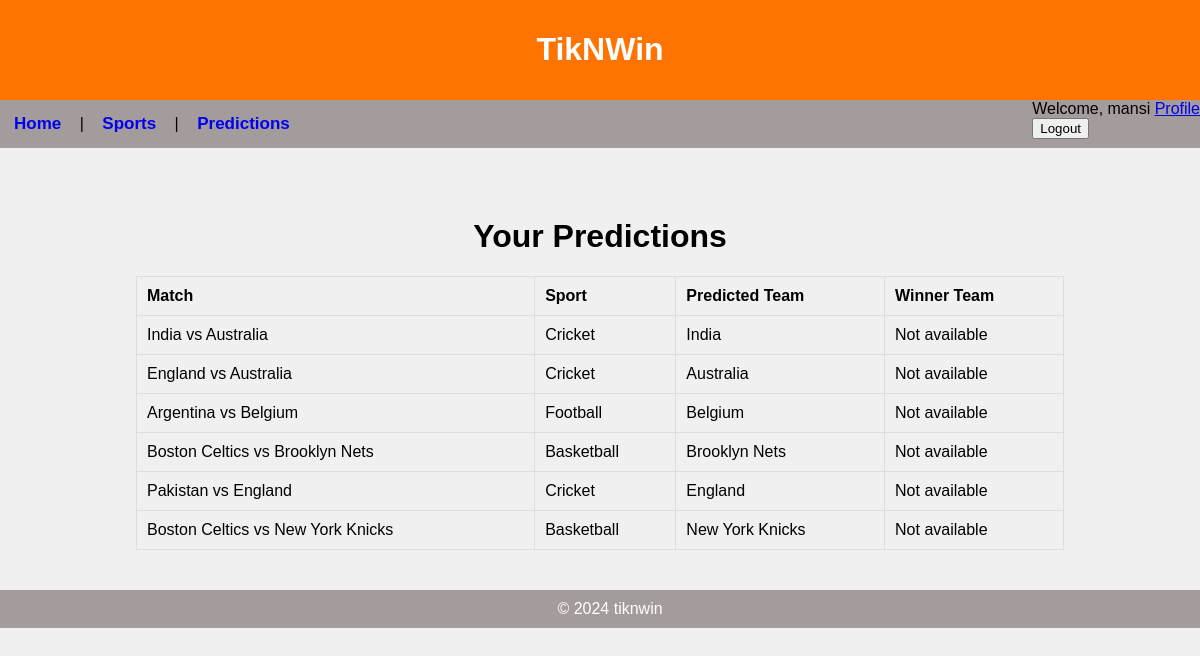
Page /predictions/ (signed in) on the earlier database version.
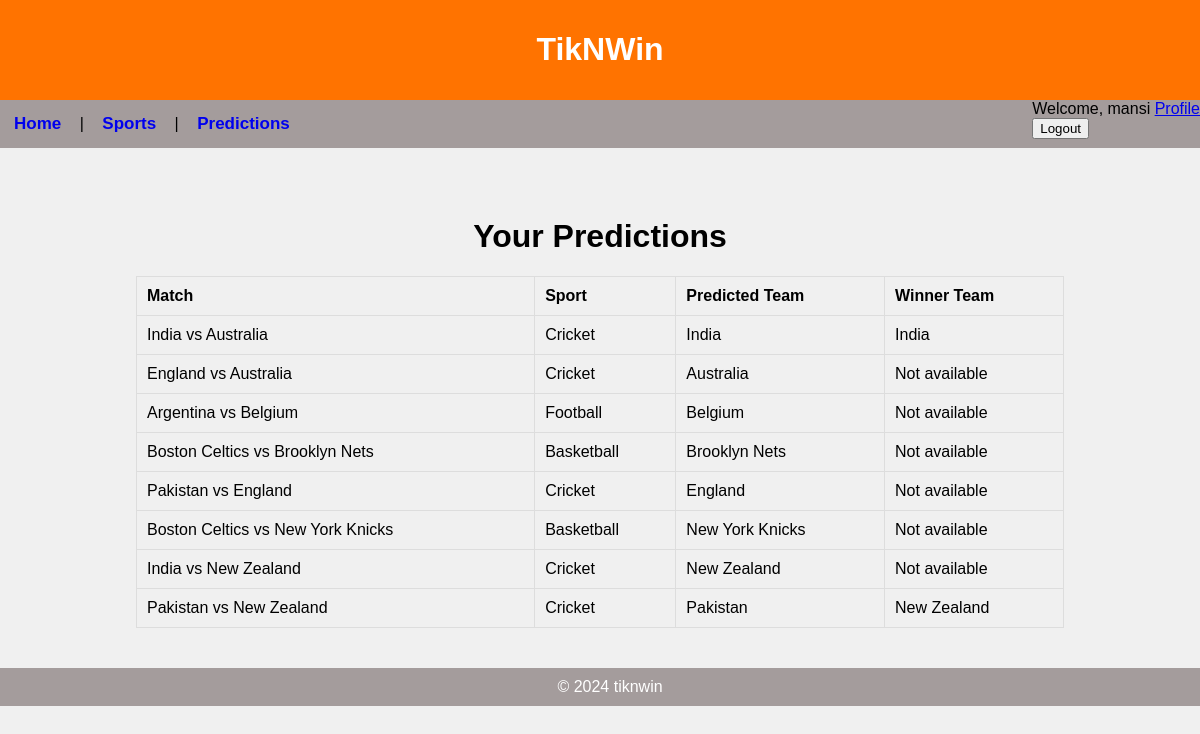
Same page on the later database version.
### app/models.py (models this page shows, shortened)
class Prediction(models.Model):
    user = models.ForeignKey('user', on_delete=models.CASCADE)
    match = models.ForeignKey('Match', on_delete=models.CASCADE)
    predicted_team = models.ForeignKey('Team', on_delete=models.CASCADE, null=True, blank=True)
    prediction_comment = models.TextField(blank=True)
    created_at = models.DateTimeField(auto_now_add=True)
    updated_at = models.DateTimeField(auto_now=True)

class Match(models.Model):
    home_team = models.ForeignKey('Team', related_name='home_matches', on_delete=models.CASCADE)
    away_team = models.ForeignKey('Team', related_name='away_matches', on_delete=models.CASCADE)
    date_time = models.DateTimeField()
    location = models.CharField(max_length=255)
    result = models.CharField(max_length=50, blank=True, null=True)
    description = models.TextField(blank=True)
    sports = models.ForeignKey('Sports', related_name='matches', on_delete=models.CASCADE, null=True, blank=True)
    created_at = models.DateTimeField(auto_now_add=True)
    updated_at = models.DateTimeField(auto_now=True)

class Team(models.Model):
    name = models.CharField(max_length=255, unique=True)
    abbreviation = models.CharField(max_length=10, unique=True)
    description = models.TextField(blank=True)
    founded_year = models.PositiveIntegerField(null=True, blank=True)
    home_stadium = models.CharField(max_length=255, blank=True)
    website = models.URLField(blank=True)
    flag_image = models.ImageField(upload_to='media/team_flags/', null=True, blank=True)
    sports = models.ManyToManyField('Sports', related_name='teams')
    created_at = models.DateTimeField(auto_now_add=True)
    updated_at = models.DateTimeField(auto_now=True)

class Sports(models.Model):
    name = models.CharField(max_length=255, unique=True)
    description = models.TextField(blank=True)
    image = models.ImageField(upload_to='media/images/', null=True, blank=True)
    founded_year = models.PositiveIntegerField(null=True, blank=True)
    country = models.CharField(max_length=100, blank=True)
    website = models.URLField(blank=True)
    created_at = models.DateTimeField(auto_now_add=True)
    updated_at = models.DateTimeField(auto_now=True)

### app/views.py (the view)
# urls.py: path('predictions/', predictions , name='predictions'),
@login_required(login_url='login')
def predictions(request):
    user = request.user
    predictions = Prediction.objects.filter(user=user)
    return render(request, "app/predictions.html", {'predictions': predictions})

### app/templates/app/predictions.html (shortened to what this page needs)
{% extends 'app/layout.html' %}
{% block header %}TikNWin{% endblock %}
{% block content %}
  <div style="text-align: center; margin-top: 50px;">
    <h1 style="font-size: 2em;">Your Predictions</h1>
    {% if predictions %}
      <table style="width: 80%; margin: 20px auto; border-collapse: collapse;">
        <thead>
          <tr>
            <th style="border: 1px solid #ddd; padding: 10px;">Match</th>
            <th style="border: 1px solid #ddd; padding: 10px;">Sport</th>
            <th style="border: 1px solid #ddd; padding: 10px;">Predicted Team</th>
            <th style="border: 1px solid #ddd; padding: 10px;">Winner Team</th>
          </tr>
        </thead>
        <tbody>
          {% for prediction in predictions %}
            <tr>
              <td style="border: 1px solid #ddd; padding: 10px;">{{ prediction.match.home_team.name }} vs {{ prediction.match.away_team.name }}</td>
              <td style="border: 1px solid #ddd; padding: 10px;">{{ prediction.match.sports.name }}</td>
              <td style="border: 1px solid #ddd; padding: 10px;">{{ prediction.predicted_team.name }}</td>
              <td style="border: 1px solid #ddd; padding: 10px;">{{ prediction.match.result|default:"Not available" }}</td>
            </tr>
          {% endfor %}
        </tbody>
      </table>
    {% else %}
      <p style="font-size: 1.5em;">You haven't made any predictions yet.</p>
    {% endif %}
  </div>
{% endblock %}

Differences in the rows shown:
changed through a linked row, Prediction (number 1 of 8 on the later page): match.result "Not available" → "India"
added Prediction: match.home_team.name "India", match.away_team.name "New Zealand", match.sports.name "Cricket", predicted_team.name "New Zealand", match.result "Not available"
added Prediction: match.home_team.name "Pakistan", match.away_team.name "New Zealand", match.sports.name "Cricket", predicted_team.name "Pakistan", match.result "New Zealand"
